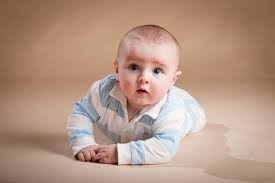
#> input picture images/a1.jpg, 275 x 183 px, found by its file name; its folder holds only this picture in this run
$ python face_detect_v3.py
#> lines starting #> are read from the running program, lines starting #| are printed output that depends on the picture; after the words box and inside, x2 and y2 are one past the last pixel; in counts of white or black regions, pixels touching at a corner belong together
import cv2
import sys
import os

folderpath = 'C:/Users/PRITHVIRAJ/Downloads/Machine Learning/Deep Learning/CGM/FaceDetect-master/images'


def find_face(image_name,imagepath):

#> called with image_name = 'a1.jpg'
    image = cv2.imread(imagepath)
#> image is the input picture: shape (183, 275, 3); mean B, G, R 132.4, 150.6, 181.2
    result_image = image.copy()

    # Specify the trained cascade classifier
    face_cascade_name = "haarcascade_frontalface_default.xml"

    # Create a cascade classifier
    face_cascade = cv2.CascadeClassifier()

    # Load the specified classifier
    face_cascade.load(face_cascade_name)

    #Preprocess the image
    grayimg = cv2.cvtColor(image, cv2.COLOR_BGR2GRAY)
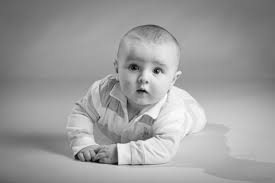
#> grayimg: shape (183, 275); min 4, max 254, mean 157.7
    grayimg = cv2.equalizeHist(grayimg)
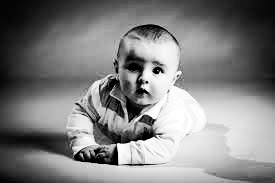
#> grayimg: shape (183, 275); min 0, max 255, mean 128.7

    #Run the classifiers
    faces = face_cascade.detectMultiScale(grayimg, 1.1, 2, 0|cv2.CASCADE_SCALE_IMAGE, (30, 30))
#> faces = [[111, 41, 70, 70]]

    #print("Faces detected")

    if len(faces) != 0:         # If there are faces in the images
        for f in faces:         # For each face in the image

            # Get the origin co-ordinates and the length and width till where the face extends
            x, y, w, h = [ v for v in f ]

            # get the rectangle img around all the faces
            cv2.rectangle(image, (x,y), (x+w,y+h), (255,255,0), 5)
            sub_face = image[y:y+h, x:x+w]
            # apply a gaussian blur on this new recangle image
            sub_face = cv2.GaussianBlur(sub_face,(23, 23), 30)
            # merge this blurry rectangle to our final image
            result_image[y:y+sub_face.shape[0], x:x+sub_face.shape[1]] = sub_face
            face_file_name = "./results/face_" + str(y) + ".jpg"
#> this loop made 1 pass
#> (x, y, w, h, face_file_name) on pass 1: (111, 41, 70, 70, './results/face_41.jpg')
#> pass 1, in find_face, `sub_face = image[y:y+h, x:x+w]`:
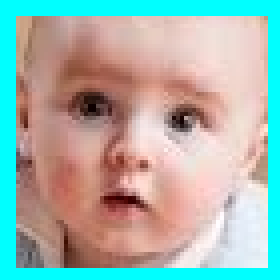
#> sub_face: shape (70, 70, 3) (shown 4 times larger); mean B, G, R 171.7, 179.1, 162.9
#> pass 1, in find_face, `sub_face = cv2.GaussianBlur(sub_face,(23, 23), 30)`:
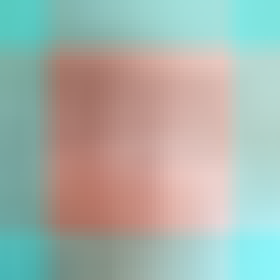
#> sub_face: shape (70, 70, 3) (shown 4 times larger); mean B, G, R 170, 177.6, 166.8
#> after the loop:
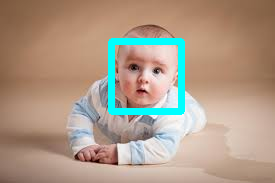
#> image: shape (183, 275, 3); 3.85% of pixels changed, all inside (x1, y1, x2, y2) = (108, 38, 185, 115)
#> after the loop:
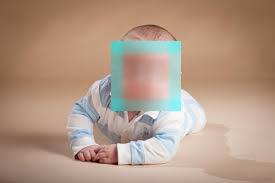
#> result_image: shape (183, 275, 3); 9.74% of pixels changed, all inside (x1, y1, x2, y2) = (111, 41, 181, 111)
            #cv2.imwrite(face_file_name, sub_face)

    #cv2.imshow("Detected face", result_image)
    cv2.imwrite("./results/"+image_name, result_image)
    #cv2.waitKey(0)
    #cv2.destroyAllWindows()


images = os.listdir(folderpath)
for image in images:
    imagepath = folderpath+'/'+image
    find_face(image,imagepath)

$ run again, on images/abba.png
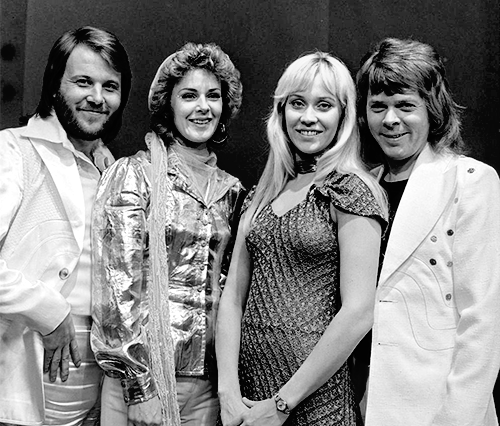
#> input picture images/abba.png, 500 x 426 px, found by its file name
#> in find_face, image is the input picture: shape (426, 500, 3); min 0, max 255, mean 130.8
#> faces = [[167, 70, 67, 67], [57, 55, 74, 74], [267, 69, 87, 87], [354, 79, 74, 74], [227, 303, 68, 68]]
#> the loop in find_face, `for f in faces:` made 5 passes
#> (x, y, w, h, face_file_name) on passes 1 to 5: (167, 70, 67, 67, './results/face_70.jpg'), (57, 55, 74, 74, './results/face_55.jpg'), (267, 69, 87, 87, './results/face_69.jpg'), (354, 79, 74, 74, './results/face_79.jpg'), (227, 303, 68, 68, './results/face_303.jpg')
#> pass 1, in find_face, `sub_face = cv2.GaussianBlur(sub_face,(23, 23), 30)`:
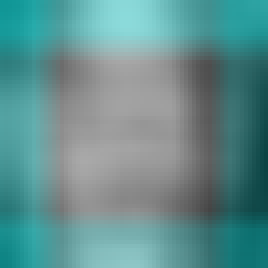
#> sub_face: shape (67, 67, 3) (shown 4 times larger); mean B, G, R 142.8, 142.8, 97.3
#> after the loop in find_face, `for f in faces:`:
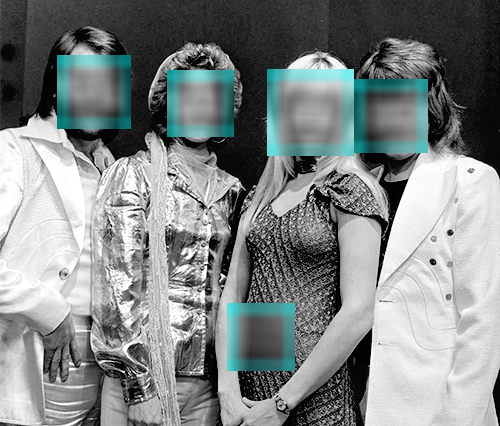
#> result_image: shape (426, 500, 3); 12.95% of pixels changed, all inside (x1, y1, x2, y2) = (57, 55, 428, 371)
